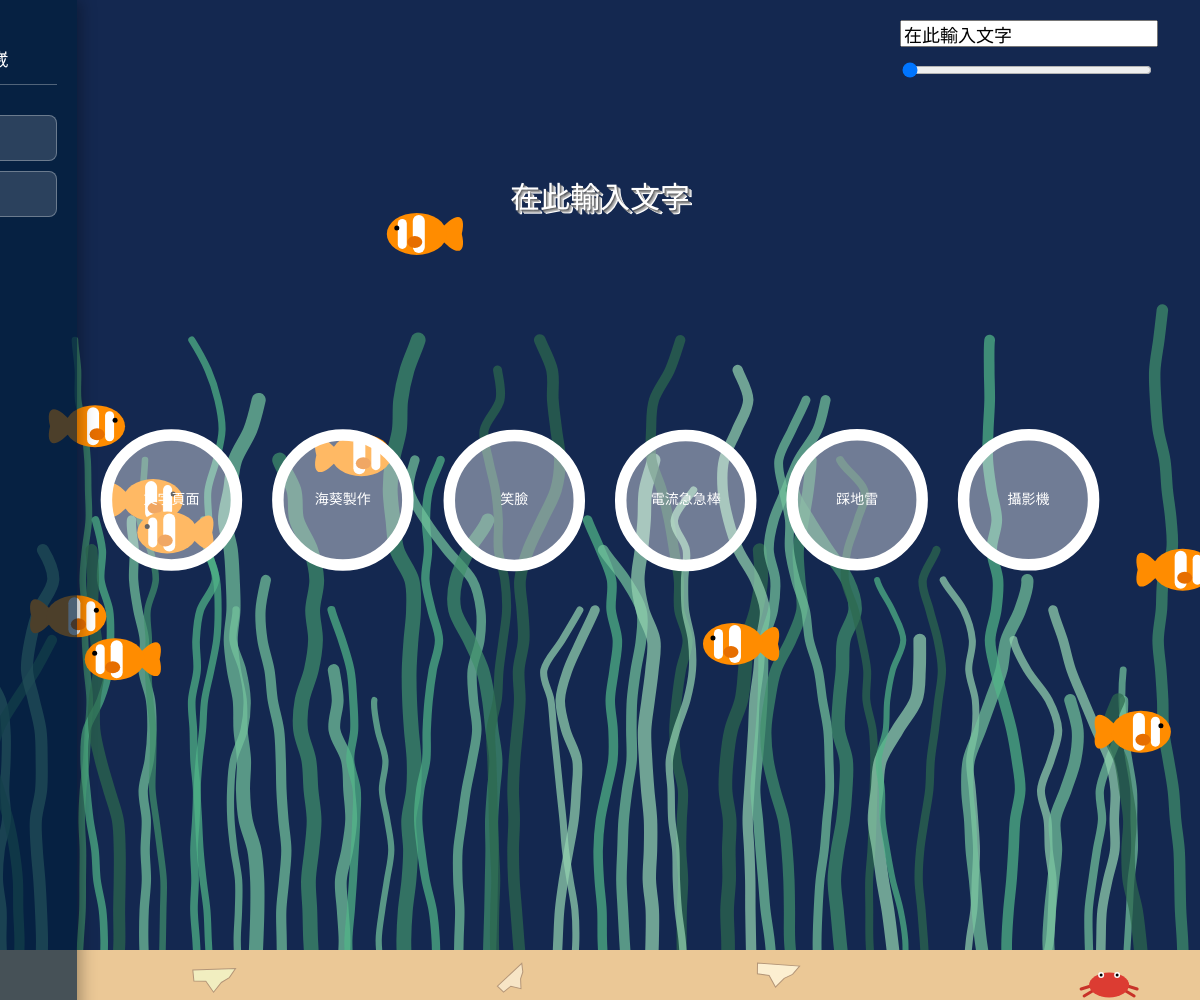
Frame 1 (no input)
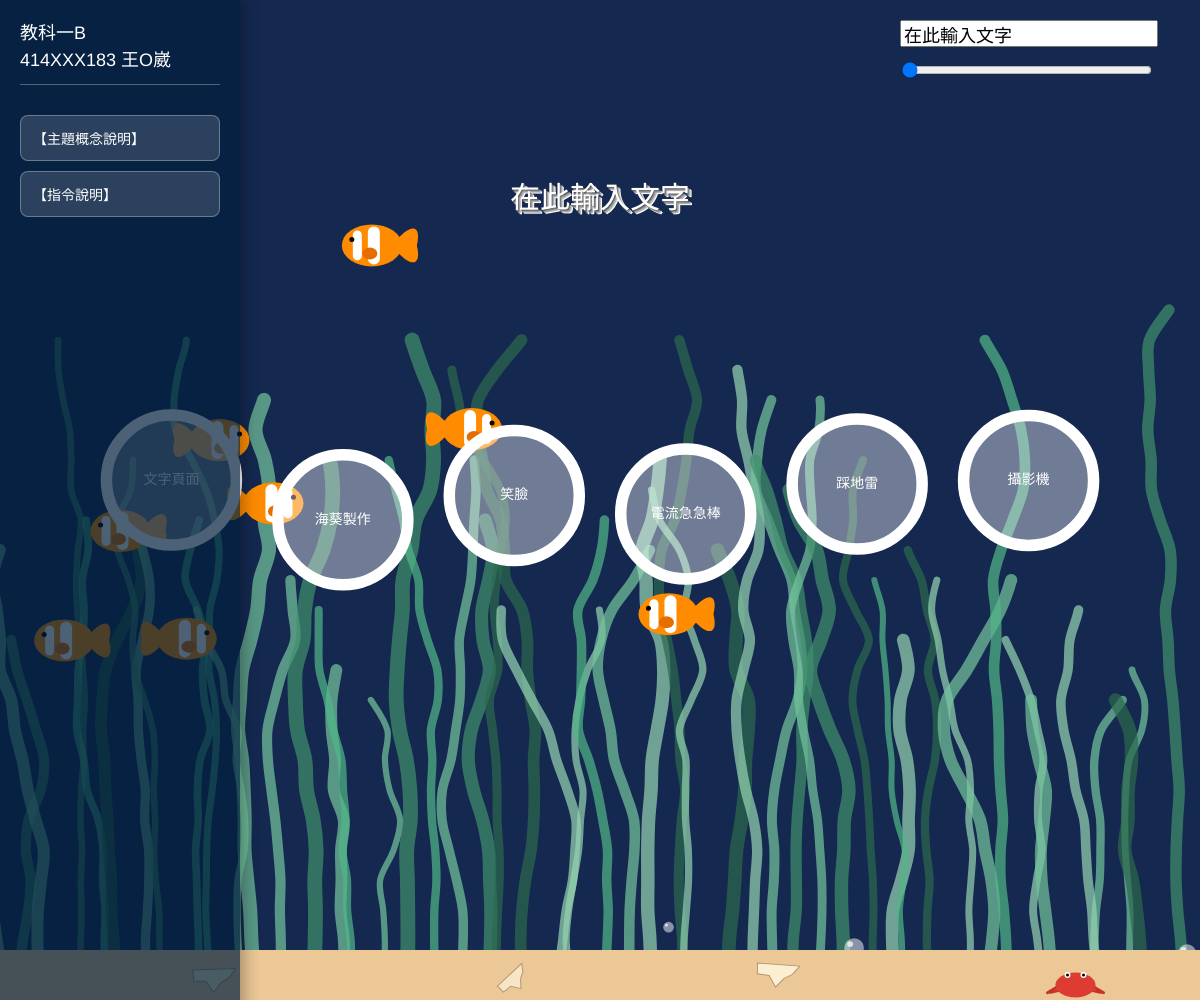
Frame 60 (no input)
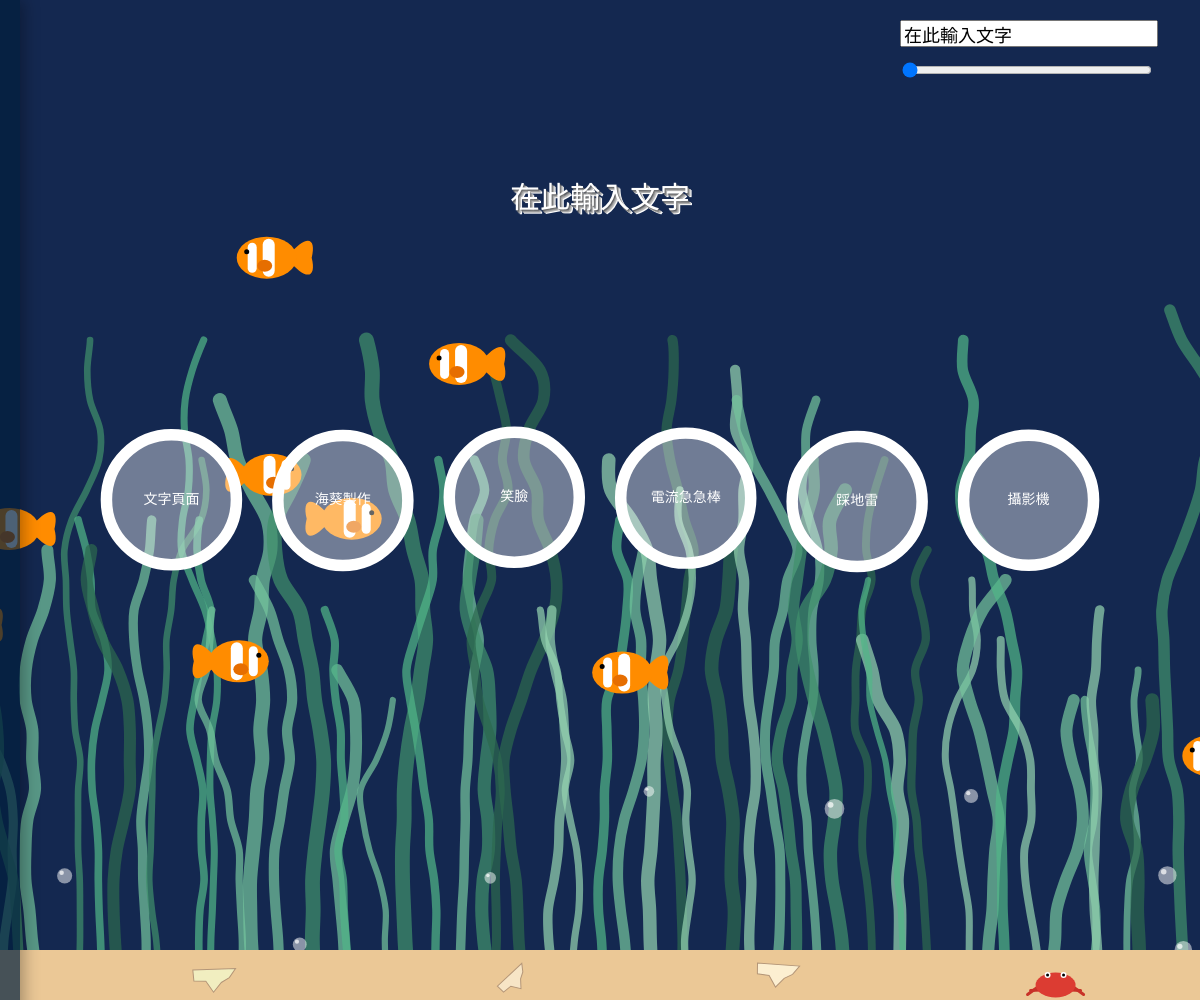
Frame 120 (the mouse pressed at the canvas centre since frame 60)

The p5.js sketch that drew these frames (run headless with seeded random() and noise() and a simulated clock; from frame 60 on, the mouse is pressed at the canvas centre):

// p5.js sketch
// ── sketch.js
let seaweeds = [];
let bubbles = [];
let fishGroup = [];
let waterBubbles = [];
let seaweedColors = ['#2d6a4f', '#40916c', '#52b788', '#74c69d', '#95d5b2'];

// 全域變數，用於追蹤當前正在動畫的氣泡
let currentAnimatingBubble = null;
let sidebar;
let textContentDiv;
let userInput;
let sizeSlider;
let shells = [];
let crab;

// 作品資料設定：可以隨時增加週數
let assignments = [
  { title: "文字頁面", url: "https://breeze520tw-rgb.github.io/Text-page/" },
  { title: "海葵製作", url: "https://breeze520tw-rgb.github.io/sea-anemone/" },
  { title: "笑臉", url: "https://breeze520tw-rgb.github.io/smile/" },
  { title: "電流急急棒", url: "https://breeze520tw-rgb.github.io/Electric-Current-Avoider/" },
  { title: "踩地雷", url: "https://breeze520tw-rgb.github.io/-Minesweeper/" },
  { title: "攝影機", url: "https://breeze520tw-rgb.github.io/camera/" }
];

function setup() {
  createCanvas(windowWidth, windowHeight);
  
  initSidebar();

  // 初始化 50 根海草，均衡產生在視窗寬度內
  for (let i = 0; i < 50; i++) {
    let x = (width / 50) * i + random(-10, 10);
    let h = random(height * 0.3, height * 0.7);
    let c = color(random(seaweedColors));
    c.setAlpha(180); // 加入透明特效
    let w = random(6, 15); // 加粗粗細
    let freq = random(0.01, 0.03); // 搖晃頻率
    seaweeds.push(new Seaweed(x, h, c, w, freq));
  }

  // 初始化氣泡按鈕
  for (let i = 0; i < assignments.length; i++) {
    let spacing = width / (assignments.length + 1);
    bubbles.push(new Bubble(spacing * (i + 1), height * 0.5, assignments[i]));
  }

  // 初始化小丑魚 (10隻)
  for (let i = 0; i < 10; i++) {
    fishGroup.push(new Fish());
  }

  // 初始化文字輸入框與滑桿
  userInput = createInput('在此輸入文字');
  userInput.position(width - 300, 20);
  userInput.style('width', '250px');
  userInput.style('font-size', '18px');

  sizeSlider = createSlider(30, 100, 30);
  sizeSlider.position(width - 300, 60);
  sizeSlider.style('width', '250px');

  // 初始化貝殼 (3~4個)
  let shellCount = floor(random(3, 5));
  for (let i = 0; i < shellCount; i++) {
    shells.push(new Shell());
  }
  crab = new Crab();
}

function draw() {
  // 水底漸層背景
  background(20, 40, 80);
  blendMode(BLEND);
  
  // 繪製海草
  for (let s of seaweeds) {
    s.display();
  }

  // 繪製並更新上升水泡
  if (frameCount % 10 == 0) {
    waterBubbles.push(new WaterBubble());
  }

  for (let i = waterBubbles.length - 1; i >= 0; i--) {
    waterBubbles[i].update();
    waterBubbles[i].display();
    if (waterBubbles[i].isFinished) {
      waterBubbles.splice(i, 1);
    }
  }

  // 繪製魚群 (利用 vertex 製作)
  for (let f of fishGroup) {
    f.update();
    f.display();
  }

  // --- 底部沙地生態層 ---
  // 繪製沙地
  fill(235, 200, 150);
  noStroke();
  rect(0, height * 0.95, width, height * 0.05);

  for (let s of shells) s.display();
  crab.update();
  crab.display();

  // 繪製氣泡與互動
  for (let b of bubbles) {
    b.update();
    b.display();
  }

  // --- 側邊選單自動隱藏邏輯 ---
  if (mouseX < 50) {
    sidebar.style('left', '0px');
  } else if (mouseX > 250) {
    // 當滑鼠遠離選單範圍後才隱藏，提供更好的操作體驗
    sidebar.style('left', '-220px');
  }

  // 繪製使用者輸入的文字 (最後圖層，顯示於畫面上方 20% 處，並帶有立體效果)
  push();
  noStroke();
  textAlign(CENTER, CENTER);

  let textVal = userInput.value();
  let currentTextSize = sizeSlider.value();
  let textX = width / 2;
  let textY = height * 0.2;
  let depthLayers = 5; // 立體效果的層數
  let shadowColor = color(50, 50, 50, 150); // 陰影的基礎顏色 (深灰，半透明)
  let topColor = color(255); // 最上層文字的顏色 (白色)

  textSize(currentTextSize); // 設定文字大小

  for (let i = depthLayers; i > 0; i--) {
    let c = lerpColor(shadowColor, topColor, map(i, 1, depthLayers, 0.2, 1)); // 顏色漸變
    fill(c);
    text(textVal, textX + i * 0.8, textY + i * 0.8); // 偏移繪製，製造深度感
  }
  fill(topColor); // 繪製最上層的文字
  text(textVal, textX, textY);
  pop();
}

function mousePressed() {
  // 如果視窗已經開啟，點擊背景或任何地方先嘗試關閉視窗邏輯由按鈕處理
  let container = document.getElementById('iframeContainer');
  if (container && container.style.display === "block") {
    // 如果點擊的不是氣泡，且視窗開著，可以選擇在此不做事，強制使用 X 按鈕
    // 或者保留原本的點擊空白處關閉邏輯：
    // closeIframe(); 
    // return;
  }

  for (let b of bubbles) {
    if (b.isClicked(mouseX, mouseY)) {
      if (!currentAnimatingBubble) {
        b.startAnimation();
        currentAnimatingBubble = b;
      }
      return false;
    }
  }
}

function windowResized() {
  resizeCanvas(windowWidth, windowHeight);
  userInput.position(width - 300, 20);
  sizeSlider.position(width - 300, 60);
}

// --- 新增輔助功能與類別 ---

function initSidebar() {
  // 建立側邊選單容器
  sidebar = createDiv('');
  sidebar.style('position', 'fixed');
  sidebar.style('top', '0');
  sidebar.style('left', '-220px'); // 初始隱藏
  sidebar.style('width', '200px');
  sidebar.style('height', '100%');
  sidebar.style('background-color', 'rgba(0, 30, 60, 0.7)'); // 半透明深藍
  sidebar.style('color', 'white');
  sidebar.style('padding', '20px');
  sidebar.style('z-index', '2000');
  sidebar.style('transition', 'left 0.4s ease');
  sidebar.style('font-family', 'sans-serif');
  sidebar.style('box-shadow', '4px 0 15px rgba(0,0,0,0.3)');

  // 個人資訊
  let info = createDiv('教科一B<br>414XXX183 王O崴');
  info.style('font-size', '18px');
  info.style('margin-bottom', '30px');
  info.style('line-height', '1.5');
  info.style('border-bottom', '1px solid rgba(255,255,255,0.3)');
  info.style('padding-bottom', '10px');
  sidebar.child(info);

  // 選項樣式定義
  const btnStyle = `
    display: block; width: 100%; padding: 12px; margin: 10px 0;
    background: rgba(255,255,255,0.15); color: white; border: 1px solid rgba(255,255,255,0.3);
    border-radius: 8px; cursor: pointer; text-align: left; font-size: 14px; transition: 0.2s;
  `;

  // 選項一
  let btn1 = createButton('【主題概念說明】');
  btn1.style(btnStyle);
  btn1.mousePressed(() => {
    showTextContent('主題概念說明', '整體以可愛的水族箱為主題，將每一週的作品設計成一顆顆漂浮的文字氣泡，就像在水中緩緩飄動的訊息。點擊氣泡時，會跳出對應的作品內容，讓使用者像在「戳泡泡」一樣，一邊玩一邊瀏覽學習成果。<br><br>水草的搖曳讓畫面更有水中氛圍；而小丑魚在水裡游動時會避開滑鼠，像是在和使用者玩捉迷藏，增加整體的互動感與趣味性。<br><br>右上角使用者可自行輸入文字，並且可以隨著個人喜好變更字體大小，就像在為這個水族箱命名一樣');
  });
  sidebar.child(btn1);

  // 選項二
  let btn2 = createButton('【指令說明】');
  btn2.style(btnStyle);
  btn2.mousePressed(() => {
    showTextContent('指令說明', '1.首先，背景的海草使用了「海葵製作」中的 vertex 造型、class 產生的海草，並透過陣列控制的元件來完成。<br>2.背景中的小丑魚會根據使用者的滑鼠位置產生變化，這部分是運用「電流急急棒」的概念實作；當使用者觸碰到電流感應處（小丑魚）時，便會產生對應的反應，例如遊戲失敗或小丑魚游走。<br>3.點選氣泡後顯示視窗的功能，則是透過展示視窗（iframe）的指令來呈現。<br>4.右上角使用者可自行輸入文字，並且可以隨著個人喜好變更字體大小，這個部分則是運用了網頁元素(DOM)的指令來完成<br><br>補充：左側選單使用上學期所學的「子選單」製作，除了讓畫面保持整齊，也方便使用者進行閱覽。');
  });
  sidebar.child(btn2);
}

function easeOutQuad(t) {
  return t * (2 - t);
}

class BurstParticle {
  constructor(x, y, angle, speed, size, col) {
    this.x = x;
    this.y = y;
    this.vx = cos(angle) * speed;
    this.vy = sin(angle) * speed;
    this.size = size;
    this.alpha = 255;
    this.color = col;
  }
  update() {
    this.x += this.vx;
    this.y += this.vy;
    this.alpha -= 10;
    this.size *= 0.95;
  }
  display() {
    noStroke();
    let c = color(red(this.color), green(this.color), blue(this.color), this.alpha);
    fill(c);
    circle(this.x, this.y, this.size);
  }
  isFinished() {
    return this.alpha <= 0;
  }
}

function displayIframe(url) {
  let container = document.getElementById('iframeContainer');
  if (!container) {
    container = document.createElement('div');
    container.id = 'iframeContainer';
    // 設定容器樣式：90% 寬高並置中
    container.style.cssText = `
      position: fixed;
      top: 5vh;
      left: 5vw;
      width: 90vw;
      height: 90vh;
      background: white;
      z-index: 1000;
      border-radius: 20px;
      box-shadow: 0 0 50px rgba(0,0,0,0.5);
      display: none;
      overflow: hidden;
      border: 5px solid rgba(255,255,255,0.8);
    `;
    
    let iframe = document.createElement('iframe');
    iframe.id = 'myIframe';
    iframe.style.cssText = "width:100%; height:100%; border:none;";
    // 加入權限許可，確保攝影機與全螢幕功能正常
    iframe.setAttribute('allow', 'camera; microphone; gyroscope; accelerometer; fullscreen');

    // 建立文字內容容器 (預設隱藏)
    textContentDiv = document.createElement('div');
    textContentDiv.id = 'textContent';
    textContentDiv.style.cssText = `
      display: none; width: 100%; height: 100%; padding: 40px; 
      font-size: 18px; line-height: 1.8; color: #333; overflow-y: auto;
      box-sizing: border-box; font-family: sans-serif;
    `;
    
    let closeBtn = document.createElement('button');
    closeBtn.innerHTML = "×";
    closeBtn.style.cssText = `
      position: absolute;
      top: 15px;
      right: 15px;
      width: 40px;
      height: 40px;
      font-size: 30px;
      background: rgba(255,0,0,0.7);
      color: white;
      border: none;
      border-radius: 50%;
      cursor: pointer;
      line-height: 35px;
      text-align: center;
      z-index: 1001;
    `;
    closeBtn.onclick = closeIframe;
    
    container.appendChild(closeBtn);
    container.appendChild(iframe);
    container.appendChild(textContentDiv);
    document.body.appendChild(container);
  }
  
  // 顯示 iframe，隱藏純文字
  document.getElementById('myIframe').style.display = "block";
  textContentDiv.style.display = "none";

  // 先顯示容器，再設定 src，確保作品能正確取得 90% 視窗的寬高
  container.style.display = "block";
  document.getElementById('myIframe').src = url;
}

function showTextContent(title, text) {
  displayIframe(""); // 先初始化容器
  const iframe = document.getElementById('myIframe');
  iframe.style.display = "none"; // 隱藏 iframe
  
  textContentDiv.innerHTML = `<h2 style="margin-top:0; color:#004080;">${title}</h2>${text}`;
  textContentDiv.style.display = "block";
  document.getElementById('iframeContainer').style.display = "block";
}

function closeIframe() {
  let container = document.getElementById('iframeContainer');
  if (container) {
    container.style.display = "none";
    // 關閉時清空 src，釋放記憶體並確保下次開啟時重新載入
    document.getElementById('myIframe').src = "about:blank";
  }
  // 重置所有氣泡，確保它們回到畫面中
  if (currentAnimatingBubble) {
    currentAnimatingBubble.resetAnimation();
    currentAnimatingBubble = null;
  }
}

// --- 類別與功能函數 ---

class Seaweed {
  constructor(x, maxH, col, weight, freq) {
    this.x = x;
    this.maxH = maxH;
    this.color = col;
    this.weight = weight;
    this.freq = freq;
    this.offset = random(1000);
  }

  display() {
    stroke(this.color);
    strokeWeight(this.weight);
    noFill();
    beginShape();
    
    // curveVertex 需要第一個點作為控制點
    let startDx = map(noise(this.offset + frameCount * this.freq), 0, 1, -40, 40);
    curveVertex(this.x + startDx, height + 50);

    for (let i = 0; i <= this.maxH; i += 30) {
      // 加大搖晃距離
      let swayRange = map(i, 0, this.maxH, 0, 80); 
      let dx = map(noise(this.offset + frameCount * this.freq + i * 0.005), 0, 1, -swayRange, swayRange);
      vertex(this.x + dx, height - i);
    }
    
    // 最後一個點也要重複或是作為控制點
    let endDx = map(noise(this.offset + frameCount * this.freq + this.maxH * 0.005), 0, 1, -80, 80);
    curveVertex(this.x + endDx, height - this.maxH);
    endShape();
  }
}

class WaterBubble {
  constructor() {
    this.x = random(width);
    this.y = height + 20;
    this.size = random(10, 25);
    this.speed = random(1, 3);
    this.burstY = random(height * 0.1, height * 0.6);
    this.isPopped = false;
    this.popTimer = 10;
    this.isFinished = false;
  }

  update() {
    if (!this.isPopped) {
      this.y -= this.speed;
      this.x += sin(frameCount * 0.05) * 0.5;
      if (this.y < this.burstY) {
        this.isPopped = true;
      }
    } else {
      this.popTimer--;
      if (this.popTimer <= 0) {
        this.isFinished = true;
      }
    }
  }

  display() {
    if (!this.isPopped) {
      push();
      translate(this.x, this.y);
      
      // 水泡主體 (白色，透明度 0.5)
      fill(255, 127); 
      noStroke();
      circle(0, 0, this.size);
      
      // 水泡反光圓圈 (白色，透明度 0.7)
      fill(255, 178);
      circle(-this.size * 0.2, -this.size * 0.2, this.size * 0.3);
      pop();
    } else {
      // 破掉的效果
      push();
      stroke(255, map(this.popTimer, 10, 0, 178, 0));
      noFill();
      strokeWeight(2);
      // 產生四散的小線段模擬破裂
      for (let i = 0; i < 8; i++) {
        let angle = TWO_PI / 8 * i;
        let r1 = this.size * 0.5;
        let r2 = this.size * 0.8;
        line(this.x + cos(angle) * r1, this.y + sin(angle) * r1, 
             this.x + cos(angle) * r2, this.y + sin(angle) * r2);
      }
      pop();
    }
  }
}

class Bubble {
  constructor(x, y, data) {
    this.x = x;
    this.y = y;
    this.r = 65;
    this.data = data;
    this.floatOffset = random(1000);

    // 動畫相關屬性
    this.isAnimating = false; // 是否正在放大動畫
    this.animationStartTime = 0; // 動畫開始時間
    this.animationDuration = 400; // 動畫持續時間 (毫秒)
    this.currentR = this.r; // 當前半徑
    this.originalR = this.r; // 原始半徑
    this.targetR = 0; // 目標半徑 (放大到螢幕大小)

    this.bursting = false; // 是否正在爆破
    this.burstParticles = []; // 爆破粒子陣列
    this.burstDuration = 30; // 爆破效果持續的幀數
  }

  // 啟動氣泡放大動畫
  startAnimation() {
    this.isAnimating = true;
    this.animationStartTime = millis();
    this.currentR = this.originalR;
    // 計算目標半徑，使其能覆蓋整個畫面
    this.targetR = dist(this.x, this.y, width / 2, height / 2) + max(width, height) / 2;
    this.bursting = false;
    this.burstParticles = [];
  }

  // 重置氣泡動畫狀態
  resetAnimation() {
    this.isAnimating = false;
    this.bursting = false;
    this.currentR = this.originalR;
    this.burstParticles = [];
  }

  update() {
    if (!this.isAnimating && !this.bursting) {
      // 正常狀態下，氣泡上下浮動
      this.y += sin(this.floatOffset + frameCount * 0.05) * 0.5;
    } else if (this.isAnimating) {
      // 氣泡放大動畫中
      let elapsedTime = millis() - this.animationStartTime;
      let progress = min(1, elapsedTime / this.animationDuration); // 動畫進度 0 到 1
      this.currentR = lerp(this.originalR, this.targetR, easeOutQuad(progress)); // 使用緩動函數

      if (progress >= 1 && !this.bursting) {
        // 動畫結束，進入爆破狀態
        this.bursting = true;
        this.burstTimer = this.burstDuration;
        // 生成爆破粒子
        let particleCount = 30;
        for (let i = 0; i < particleCount; i++) {
          let angle = map(i, 0, particleCount, 0, TWO_PI);
          let speed = random(3, 7);
          let particleSize = random(5, 15);
          this.burstParticles.push(new BurstParticle(this.x, this.y, angle, speed, particleSize, color(255, 255, 255, 200)));
        }
        // 爆破開始時，顯示 Iframe 視窗
        displayIframe(this.data.url);
      }
    } else if (this.bursting) {
      // 氣泡爆破動畫中
      for (let i = this.burstParticles.length - 1; i >= 0; i--) {
        this.burstParticles[i].update();
        if (this.burstParticles[i].isFinished()) {
          this.burstParticles.splice(i, 1);
        }
      }
      this.burstTimer--;
      if (this.burstTimer <= 0 && this.burstParticles.length === 0) {
        // 爆破結束，重置氣泡狀態
        this.resetAnimation();
        currentAnimatingBubble = null; // 清除當前動畫中的氣泡
      }
    }
  }

  display() {
    if (this.isAnimating && !this.bursting) {
      // 繪製放大的氣泡，逐漸透明
      let alpha = map(this.currentR, this.originalR, this.targetR, 100, 0);
      fill(255, 255, 255, alpha);
      stroke(255, alpha);
      circle(this.x, this.y, this.currentR * 2);
    } else if (this.bursting) {
      // 繪製爆破粒子
      for (let p of this.burstParticles) {
        p.display();
      }
    } else {
      // 正常氣泡顯示
      if (this.isClicked(mouseX, mouseY)) {
        fill(173, 216, 230, 150); // 懸停時顯示半透明水藍色
      } else {
        fill(255, 255, 255, 100); // 原始顏色
      }
      stroke(255);
      circle(this.x, this.y, this.r * 2);
      
      fill(255);
      noStroke();
      textAlign(CENTER, CENTER);
      textSize(14);
      text(this.data.title, this.x, this.y);
    }
  }

  isClicked(mx, my) {
    let d = dist(mx, my, this.x, this.y);
    return d < this.r;
  }
}

class Fish {
  constructor() {
    this.x = random(width);
    this.y = random(height * 0.2, height * 0.8);
    this.vx = random() > 0.5 ? random(1, 2) : random(-2, -1);
    this.vy = random(-0.5, 0.5);
    this.w = 60;
    this.h = 35;
  }

  update() {
    // --- 避開滑鼠邏輯 ---
    let d = dist(this.x, this.y, mouseX, mouseY);
    let avoidRadius = 150; // 偵測範圍
    if (d < avoidRadius) {
      let angle = atan2(this.y - mouseY, this.x - mouseX);
      let pushForce = map(d, 0, avoidRadius, 1.5, 0); // 越近推力越大
      this.vx += cos(angle) * pushForce;
      this.vy += sin(angle) * pushForce;
      
      // 加速效果：在逃跑時允許更高的速度上限
      this.vx = constrain(this.vx, -8, 8);
      this.vy = constrain(this.vy, -4, 4);
    } else {
      // 平時的速度限制
      this.vx = constrain(this.vx, -3, 3);
      this.vy = constrain(this.vy, -1, 1);
    }

    this.x += this.vx + cos(frameCount * 0.02); // 加入微小波動
    this.y += this.vy;

    // 邊界反彈
    if (this.x < -50 || this.x > width + 50) this.vx *= -1;
    if (this.y < 50 || this.y > height - 50) this.vy *= -1;

    // 隨機改變方向
    if (random(1) < 0.01) {
      this.vx += random(-0.5, 0.5);
      this.vy += random(-0.3, 0.3);
    }
  }

  display() {
    push();
    translate(this.x, this.y + sin(frameCount * 0.1) * 5);
    
    // 根據移動方向翻轉
    if (this.vx < 0) {
      scale(-1, 1);
    }

    noStroke();

    // 1. 尾鰭 (在身體下方)
    fill(255, 140, 0);
    beginShape();
    vertex(-20, 0);
    bezierVertex(-40, -25, -50, -20, -45, 0);
    bezierVertex(-50, 20, -40, 25, -20, 0);
    endShape(CLOSE);

    // 2. 魚身 (圓潤橢圓)
    fill(255, 140, 0);
    ellipse(0, 0, 60, 42);

    // 3. 白色條紋 (使用圓角矩形並精確定位在身體內)
    fill(255);
    // 中間條紋
    rect(-8, -19, 12, 38, 10);
    // 前部條紋 (靠頭部)
    rect(10, -15, 9, 30, 10);

    // 4. 胸鰭 (稍微深一點的橘色增加層次)
    fill(230, 110, 0);
    ellipse(2, 8, 15, 12);

    // 5. 眼睛 (一個圓潤的黑點)
    fill(0);
    circle(20, -6, 5);
    
    pop();
  }
}

class Shell {
  constructor() {
    this.x = random(50, width - 50);
    this.y = random(height * 0.96, height * 0.99);
    this.size = random(15, 25);
    this.rot = random(TWO_PI);
    this.color = color(random(240, 255), random(220, 240), random(190, 210));
  }

  display() {
    push();
    translate(this.x, this.y);
    rotate(this.rot);
    fill(this.color);
    stroke(180, 150, 120);
    strokeWeight(1);
    // 扇形貝殼造型
    beginShape();
    for (let a = 0; a < PI; a += 0.5) {
      let r = this.size * (0.8 + 0.2 * Math.sin(a * 5));
      vertex(cos(a) * r, -sin(a) * r);
    }
    endShape(CLOSE);
    pop();
  }
}

class Crab {
  constructor() {
    this.x = random(50, width - 50);
    this.y = height - 15;
    this.vx = random(-1.5, 1.5);
    this.w = 40;
    this.h = 25;
  }

  update() {
    this.x += this.vx;

    // 左右邊界碰撞檢查 (沙地範圍內)
    if (this.x < 40 || this.x > width - 40) {
      this.vx *= -1;
    }

    // 隨機停頓或改變速度
    if (random(1) < 0.02) {
      this.vx = random(-2, 2);
    }
  }

  display() {
    push();
    translate(this.x, this.y);
    
    // 螃蟹腳的擺動效果
    stroke(200, 50, 40);
    strokeWeight(3);
    let legMove = sin(frameCount * 0.2) * 5;
    for (let i = -1; i <= 1; i += 2) {
      line(i * 15, 5, i * 25, 10 + legMove);
      line(i * 15, 0, i * 28, 5 - legMove);
    }

    // 身體
    noStroke();
    fill(220, 60, 50);
    ellipse(0, 0, this.w, this.h);
    
    // 眼睛
    fill(255);
    circle(-8, -10, 6);
    circle(8, -10, 6);
    fill(0);
    circle(-8, -10, 3);
    circle(8, -10, 3);
    pop();
  }
}
